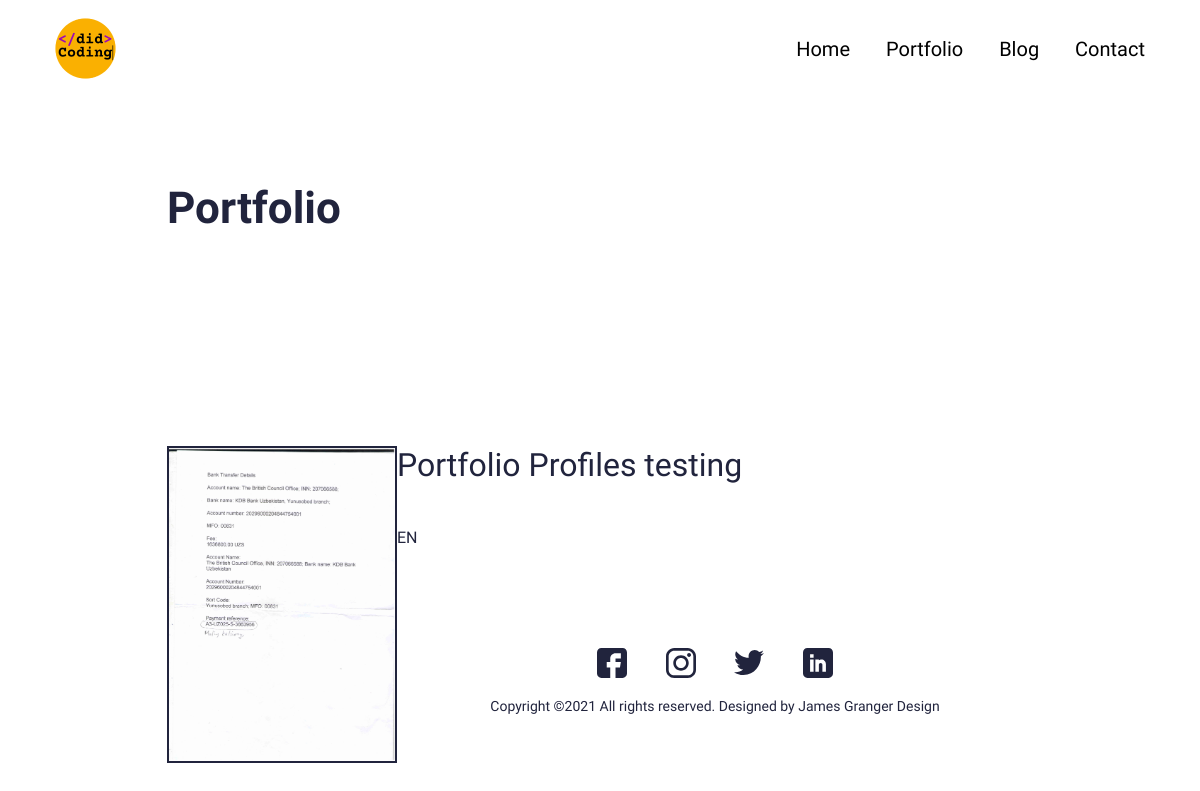
Page /portfolio/test on the committed database.
### main/models.py (models this page shows, shortened)
class Portfolio(models.Model):
	class Meta:
		verbose_name_plural = 'Portfolio Profiles'
		verbose_name = 'Portfolio'
		ordering = ['name']
	date = models.DateTimeField(blank=True, null=True)
	name = models.CharField(max_length=200, blank=True, null=True)
	description = models.CharField(max_length=500, blank=True, null=True)
	body = RichTextField(blank=True, null=True)
	image = models.ImageField(blank=True, null=True, upload_to='portfolio')
	slug = models.SlugField(blank=True, null=True)
	is_active = models.BooleanField(default=True)

### main/views.py (the view)
# urls.py: path('portfolio/<slug:slug>', PortfolioDetailView.as_view(), name='portfolio'),
class PortfolioDetailView(generic.DetailView):
	model = Portfolio
	template_name = 'main/portfolio-detail.html'

### resume_demo/context_processors.py (called while the page is built)
def project_context(request):
	context = {
		'me':User.objects.first(),
	}
	return context

### main/templates/main/portfolio-detail.html (shortened to what this page needs)
{% extends 'main/base.html' %}
{% load static %}
{% block content %}
<section>
  <div class="innerPageBannerCol">
    <div class="container">
      <div class="row g-4 g-md-3  align-items-center">
        <div class="col-md-6">
          <div class="bannerContent">
            <h1 class="xlTitle pb-md-3">{{object.name}}</h1>
          </div>
        </div>
      </div>
    </div>
  </div>
</section>
<section>
  <div class="sectionSpaceSm">
    <div class="container">
      {{object.body|safe}}
    </div>
  </div>
</section>
{%endblock%}

### static/css/style.css (style rules this page uses)
:root { --primaryColor: #9C07B6; --primaryDarkColor: #3D0048; --primaryHoverColor: #900AA8; --secondaryColor: #F9B000; --baseColor: #21243D; --baseFont: 'Heebo', sans-serif; --titleFont: 'Courier Prime', monospace; --regular: 400; --medium: 500; --bold: 700; --black: 900; --lightBg: #F1F1F1; }
html { scroll-behavior: smooth; }
body { font-family: var(--baseFont); color: var(--baseColor); line-height: normal; }
img { max-width: 100%; }
.xlTitle { font-size: 44px; line-height: 1.3; font-weight: var(--bold); font-family: var(--titleFont) }
.sectionSpaceSm { padding: 35px 0; }
.innerPageBannerCol { padding: 180px 0 150px; }
@media (min-width:992px) { .container, .container-lg, .container-md, .container-sm, .container-xl, .container-xxl { max-width: 890px; } }

### rows in the picture
Portfolio: name "Portfolio", body "Portfolio Profiles testing EN", body (picture)
